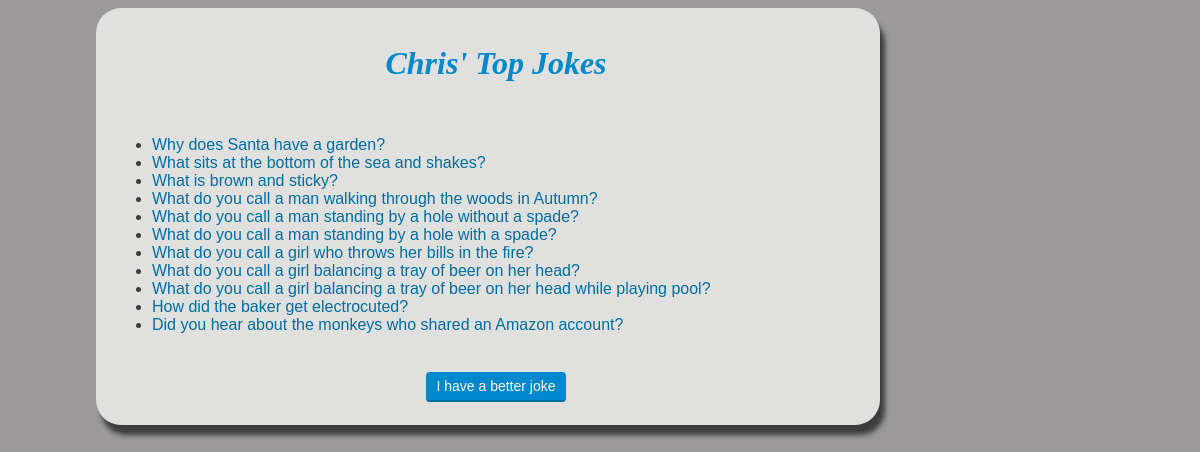
The page /chrisapp/ on the database its author committed.
### chrisapp/models.py (models this page shows, shortened)
class Joke(models.Model):
    joke_text = models.CharField(max_length=200)
    punchline_text = models.CharField(max_length=200)
    likes = models.IntegerField(default=0)

### chrisapp/views.py (the view)
# urls.py: path('', views.index, name='index'),
def index(request):
    joke_list = Joke.objects.order_by('-joke_text')[:50]
    context = {'joke_list': joke_list}
    return render(request, 'chrisapp/index.html', context)

### chrisapp/templates/chrisapp/index.html (shortened to what this page needs)
<!DOCTYPE html PUBLIC "-//W3C//DTD HTML 4.01//EN" "http://www.w3.org/TR/html4/strict.dtd">
{% load static %}
<html>
    <head>
        <link rel="stylesheet" href="{% static 'css/chrisapp.css' %}">
    </head>
    <body>
        <div id="mainBox">
            <div id="siteHeader">
                <h1 class="site">Chris' Top Jokes</h1>
            </div>
            <div>
                {% if joke_list %}
                    <ul>
                    {% for joke in joke_list %}
                        <li><a href="{% url 'detail'  joke_id=joke.id  %}" class="urlPretty">{{ joke.joke_text }}</a>
                        </li>
                    {% endfor %}
                    </ul>
                {% else %}
                    <p>Sorry no jokes are available.</p>
                {% endif %}
            </div>
            <div id="siteFooter">
                <p><a href="{% url 'add' %}" class="btn btn-inline btn-small btn-primary"><span>I have a better joke</span></a></p>
            </div>
        </div>
    </body>
</html>

### chrisapp/static/css/chrisapp.css (style rules this page uses)
body { width: 80%; font-family: Arial,Helvetica,sans-serif; background-color: #9b9999; }
#mainBox { background: #e0e0df none repeat scroll 0% 50%; color: #3c3d3c; margin-left: auto; margin-right: auto; min-height: 80%; width: 80%; box-shadow: 5px 10px 5px; border-radius: 25px; padding-left: 1em; }
#siteHeader { padding-top: 1em; padding-bottom: 1em; }
#siteFooter { text-align: center; font-size: 70%; padding-bottom: 1em; padding-top: 1em; }
h1.site { color: #0088cc; font-family: "Bradley Hand ITC"; font-size: 200%; font-style: italic; font-weight: bold; text-align: center; }
.urlPretty { text-decoration: none; color: #006da3; }
.btn { display: block; text-align: center; cursor: pointer; border: none; height: 40px; padding: 0 14px; border-radius: 5px; -webkit-box-shadow: inset 0 -3px 0 0 rgba(0, 0, 0, 0.15); -moz-box-shadow: inset 0 -3px 0 0 rgba(0, 0, 0, 0.15); box-shadow: inset 0 -3px 0 0 rgba(0, 0, 0, 0.15); font-size: 18px; line-height: 37px; -webkit-transition-property: background-color; -webkit-transition-duration: 0.2s; -webkit-transition-timing-function: linear; -moz-transition-property: background-color; -moz-transition-duration: 0.2s; -moz-transition-timing-function: linear; -ms-transition-property: background-color; -ms-transition-duration: 0.2s; -ms-transition-timing-function: linear; -o-transition-property: background-color; -o-transition-duration: 0.2s; -o-transition-timing-function: linear; transition-property: background-color; transition-duration: 0.2s; transition-timing-function: linear; background: #fafafa; color: #222222; }
.btn.btn-primary, .btn.btn-info, .btn.btn-success, .btn.btn-warning, .btn.btn-danger, .btn.btn-inverse { -webkit-box-shadow: inset 0 -3px 0 0 rgba(0, 0, 0, 0.2); -moz-box-shadow: inset 0 -3px 0 0 rgba(0, 0, 0, 0.2); box-shadow: inset 0 -3px 0 0 rgba(0, 0, 0, 0.2); }
.btn.btn-primary { background: #0088cc; color: #fafafa; }
.btn span { pointer-events: none; }
.btn-small { height: 30px; padding: 0 10px; border-radius: 4px; -webkit-box-shadow: inset 0 -2px 0 0 rgba(0, 0, 0, 0.15); -moz-box-shadow: inset 0 -2px 0 0 rgba(0, 0, 0, 0.15); box-shadow: inset 0 -2px 0 0 rgba(0, 0, 0, 0.15); font-size: 14px; line-height: 28px; text-decoration: none; }
.btn-small.btn-primary, .btn-small.btn-info, .btn-small.btn-success, .btn-small.btn-warning, .btn-small.btn-danger, .btn-small.btn-inverse { -webkit-box-shadow: inset 0 -2px 0 0 rgba(0, 0, 0, 0.2); -moz-box-shadow: inset 0 -2px 0 0 rgba(0, 0, 0, 0.2); box-shadow: inset 0 -2px 0 0 rgba(0, 0, 0, 0.2); }
.btn-inline { display: inline-block; vertical-align: middle; }

### rows shown on the page
Joke: joke_text "Why does Santa have a garden?"
Joke: joke_text "What sits at the bottom of the sea and shakes?"
Joke: joke_text "What is brown and sticky?"
Joke: joke_text "What do you call a man walking through the woods in Autumn?"
Joke: joke_text "What do you call a man standing by a hole without a spade?"
Joke: joke_text "What do you call a man standing by a hole with a spade?"
Joke: joke_text "What do you call a girl who throws her bills in the fire?"
Joke: joke_text "What do you call a girl balancing a tray of beer on her head?"
Joke: joke_text "What do you call a girl balancing a tray of beer on her head while playing pool?"
Joke: joke_text "How did the baker get electrocuted?"
Joke: joke_text "Did you hear about the monkeys who shared an Amazon account?"
